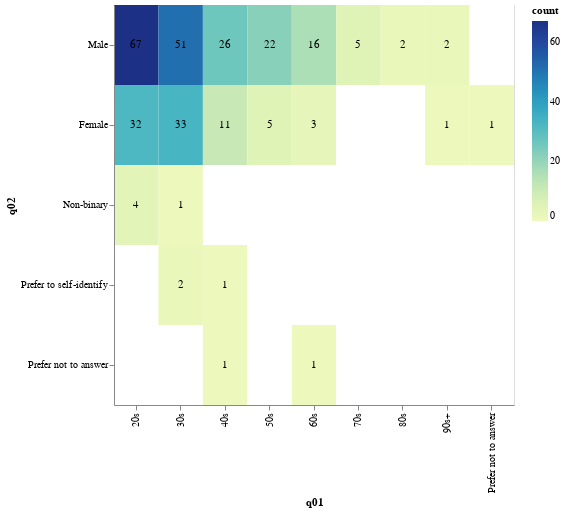

Here is the notebook cell this chart was saved with:
### Code cell
hm

### Figure 1 — Vega-Lite specification as saved in the notebook (floating-point values rounded to 4 significant figures)
{"config": {"view": {"continuousWidth": 300, "continuousHeight": 300}}, "layer": [{"mark": {"type": "rect"}, "encoding": {"color": {"condition": {"test": "(datum['count'] > 0)", "field": "count", "type": "quantitative"}, "value": "white"}, "x": {"field": "q01", "sort": ["10s", "20s", "30s", "40s", "50s", "60s", "70s", "80s", "90s+", "Prefer not to answer"], "type": "ordinal"}, "y": {"field": "q02", "sort": ["Male", "Female", "Non-binary", "Prefer to self-identify", "Prefer not to answer"], "type": "ordinal"}}}, {"mark": {"type": "text"}, "encoding": {"color": {"value": "black"}, "text": {"condition": {"test": "(datum['count'] > 0)", "field": "count", "type": "quantitative"}, "value": ""}, "x": {"field": "q01", "sort": ["10s", "20s", "30s", "40s", "50s", "60s", "70s", "80s", "90s+", "Prefer not to answer"], "type": "ordinal"}, "y": {"field": "q02", "sort": ["Male", "Female", "Non-binary", "Prefer to self-identify", "Prefer not to answer"], "type": "ordinal"}}}], "data": {"name": "data-e33316b7466e5af157d08b5b761e0edb"}, "height": 400, "width": 400, "$schema": "https://vega.github.io/schema/vega-lite/v5.8.0.json", "datasets": {"data-e33316b7466e5af157d08b5b761e0edb": [{"q01": "20s", "q02": "Male", "count": 67}, {"q01": "30s", "q02": "Male", "count": 51}, {"q01": "40s", "q02": "Male", "count": 26}, {"q01": "50s", "q02": "Male", "count": 22}, {"q01": "60s", "q02": "Male", "count": 16}, {"q01": "70s", "q02": "Male", "count": 5}, {"q01": "80s", "q02": "Male", "count": 2}, {"q01": "90s+", "q02": "Male", "count": 2}, {"q01": "Prefer not to answer", "q02": "Male", "count": 0}, {"q01": "20s", "q02": "Female", "count": 32}, {"q01": "30s", "q02": "Female", "count": 33}, {"q01": "40s", "q02": "Female", "count": 11}, {"q01": "50s", "q02": "Female", "count": 5}, {"q01": "60s", "q02": "Female", "count": 3}, {"q01": "70s", "q02": "Female", "count": 0}, {"q01": "80s", "q02": "Female", "count": 0}, {"q01": "90s+", "q02": "Female", "count": 1}, {"q01": "Prefer not to answer", "q02": "Female", "count": 1}, {"q01": "20s", "q02": "Non-binary", "count": 4}, {"q01": "30s", "q02": "Non-binary", "count": 1}, {"q01": "40s", "q02": "Non-binary", "count": 0}, {"q01": "50s", "q02": "Non-binary", "count": 0}, {"q01": "60s", "q02": "Non-binary", "count": 0}, {"q01": "70s", "q02": "Non-binary", "count": 0}, {"q01": "80s", "q02": "Non-binary", "count": 0}, {"q01": "90s+", "q02": "Non-binary", "count": 0}, {"q01": "Prefer not to answer", "q02": "Non-binary", "count": 0}, {"q01": "20s", "q02": "Prefer to self-identify", "count": 0}, {"q01": "30s", "q02": "Prefer to self-identify", "count": 2}, {"q01": "40s", "q02": "Prefer to self-identify", "count": 1}, {"q01": "50s", "q02": "Prefer to self-identify", "count": 0}, {"q01": "60s", "q02": "Prefer to self-identify", "count": 0}, {"q01": "70s", "q02": "Prefer to self-identify", "count": 0}, {"q01": "80s", "q02": "Prefer to self-identify", "count": 0}, {"q01": "90s+", "q02": "Prefer to self-identify", "count": 0}, {"q01": "Prefer not to answer", "q02": "Prefer to self-identify", "count": 0}, {"q01": "20s", "q02": "Prefer not to answer", "count": 0}, {"q01": "30s", "q02": "Prefer not to answer", "count": 0}, {"q01": "40s", "q02": "Prefer not to answer", "count": 1}, {"q01": "50s", "q02": "Prefer not to answer", "count": 0}, {"q01": "60s", "q02": "Prefer not to answer", "count": 1}, {"q01": "70s", "q02": "Prefer not to answer", "count": 0}, {"q01": "80s", "q02": "Prefer not to answer", "count": 0}, {"q01": "90s+", "q02": "Prefer not to answer", "count": 0}, {"q01": "Prefer not to answer", "q02": "Prefer not to answer", "count": 0}]}}
